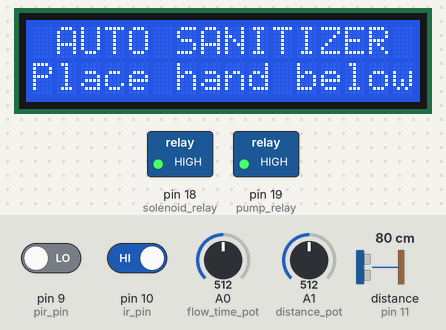
This sketch was run on a simulated Arduino Uno, built with avr-gcc and run on an emulated ATmega328P. Parts: 16×2 character LCD, switched loads named in the sketch (green lamp = pin HIGH). The inputs (shaded band) are chosen by the test bench; at power-on: A0 (flow_time_pot) = 512, A1 (distance_pot) = 512, pin 9 (pir_pin) LOW, pin 10 (ir_pin) HIGH, distance to the obstacle (sensor on pin 11) 80 cm. The echo pulse lasts 58.3 µs per cm; what the sketch prints to the serial monitor is not drawn.

Above: at 8.1 s.
8.2 s: A0 (flow_time_pot) set to 716
At 8.9 s:
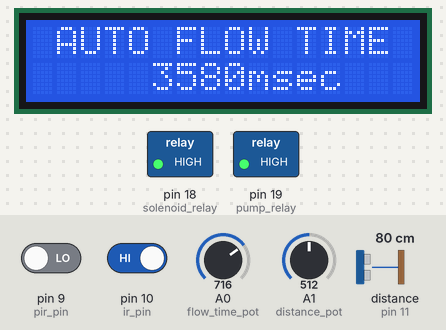
10.7 s: A1 (distance_pot) set to 716
At 11.3 s:
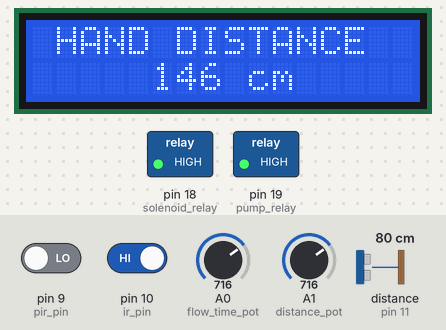
13.3 s: A0 (flow_time_pot) set to 900
At 14.2 s:
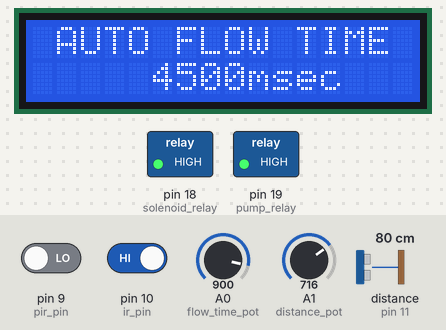
15.9 s: A1 (distance_pot) set to 900
At 16.8 s:
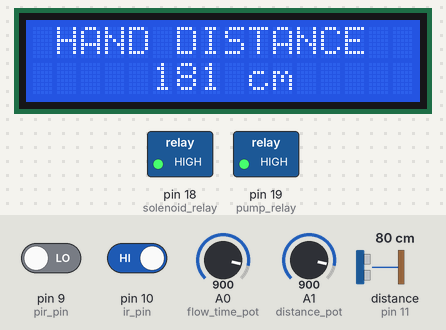
18.5 s: A0 (flow_time_pot) set to 1023
At 19.4 s:
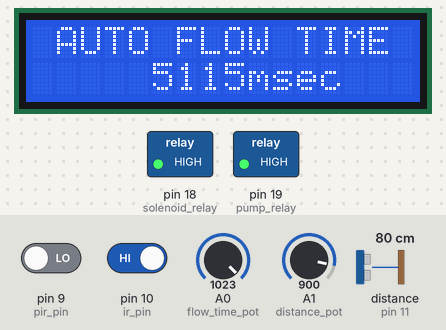
21.1 s: A1 (distance_pot) set to 1023
At 21.9 s:
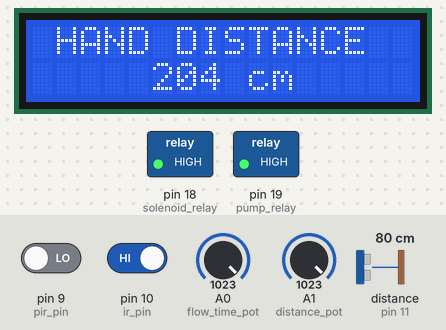
Timing chart, 0 to 24.1 s (numbered marks = the images above; inputs shaded):
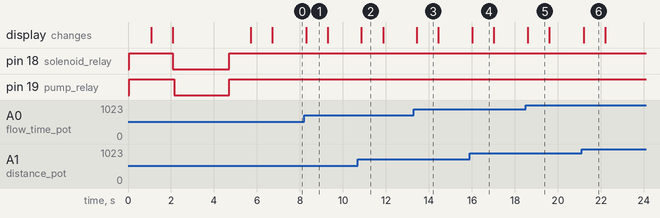

The sketch:

ultrasonic_ir_pir_hand_sanitizer.ino
```cpp
/*
 *
 */
#include "Arduino.h"
#include <LiquidCrystal.h>
#include <Ultrasonic.h>

const int rs = 2, en = 3, d4 = 4, d5 = 5, d6 = 6, d7 = 7;
const int pir_pin = 9, ir_pin = 10, echo_pin = 11, trigger_pin = 12;
const int flow_time_pot = A0, distance_pot = A1;
const int solenoid_relay = 18, pump_relay = 19;

LiquidCrystal lcd(rs, en, d4, d5, d6, d7);
Ultrasonic ultrasonic(trigger_pin, echo_pin);

unsigned int distance_data, pir_data, ir_data;
unsigned int flow_time_pot_data, distance_pot_data;
unsigned int set_flow_time, set_flow_delay, set_distance;
unsigned int prev_set_flow_time, prev_set_distance;

bool sanitized = false;

void setup() {
	Serial.begin(9600);
	lcd.begin(16, 2);

	pinMode(pir_pin, INPUT);
	pinMode(ir_pin, INPUT);

	pinMode(solenoid_relay, OUTPUT);
	pinMode(pump_relay, OUTPUT);

	digitalWrite(solenoid_relay, HIGH);
	digitalWrite(pump_relay, HIGH);
}

void loop() {

	flow_time_pot_data = analogRead(flow_time_pot);
	distance_pot_data = analogRead(distance_pot);

	set_flow_time = map(flow_time_pot_data, 0, 1024, 0, 1024);
	set_flow_delay = set_flow_time * 5;
	set_distance = map(distance_pot_data, 0, 1000, 10, 200);

	distance_data = ultrasonic.distanceRead();
	pir_data = digitalRead(pir_pin);
	ir_data = digitalRead(ir_pin);

	Serial.print("Flow Time: ");
	Serial.print(flow_time_pot_data);
	Serial.print(", ");
	Serial.print(set_flow_time);
	Serial.print(", ");
	Serial.println(set_flow_delay);

	Serial.print("Distance : ");
	Serial.print(distance_pot_data);
	Serial.print(", ");
	Serial.print(set_distance);
	Serial.print(", ");
	Serial.println(distance_data);

	Serial.print("PIR : ");
	Serial.println(pir_data);

	Serial.print("IR : ");
	Serial.println(ir_data);

	if (set_flow_delay != prev_set_flow_time) {
		prev_set_flow_time = set_flow_delay;
		lcd.clear();
		lcd.setCursor(0, 0);
		lcd.print(" AUTO FLOW TIME ");
		lcd.setCursor(0, 1);
		lcd.print("     " + String(set_flow_delay) + "msec    ");
		delay(1000);
	}

	if (set_distance != prev_set_distance) {
		prev_set_distance = set_distance;
		lcd.clear();
		lcd.setCursor(0, 0);
		lcd.print(" HAND DISTANCE  ");
		lcd.setCursor(0, 1);
		lcd.print("     " + String(set_distance) + " cm     ");
		delay(1000);
	}

	if (distance_data != 0 && distance_data < set_distance) {
		sanitize("Ultrasonic");
		Serial.println("~~~~~~~~~~~~~~~Ultrasonic detected");
	} else if (pir_data == HIGH) {
		sanitize("PIR Sensor");
		Serial.println("***************PIR detected");
	} else if (ir_data == LOW) {
		Serial.println("~~~~~~~~~~~~~~~IR detected");
		sanitize("IR Sensor");
	}else{
		sanitized = false;
	}

	lcd.setCursor(0, 0);
	lcd.print(" AUTO SANITIZER ");
	lcd.setCursor(0, 1);
	lcd.print("Place hand below");
}

void sanitize(String sen) {
	if (sanitized == false) {
		lcd.clear();
		lcd.setCursor(0, 0);
		lcd.print("SANITIZING HANDS");

		digitalWrite(solenoid_relay, LOW);
		delay(50);
		digitalWrite(pump_relay, LOW);
		delay(set_flow_delay);
		digitalWrite(solenoid_relay, HIGH);
		digitalWrite(pump_relay, HIGH);
		delay(1000);

		lcd.clear();
		lcd.setCursor(0, 0);
		lcd.print("THANKS FOR USING");
		lcd.setCursor(0, 1);
		lcd.print("SEN: " + sen);
		sanitized = true;
		delay(1000);
	}
}
```

Measured:
- after the input at 8.2 s, the display: changes after 0.08 s (image 1)
- after the input at 10.7 s, the display: changes after 0.16 s (image 2)
- after the input at 13.3 s, the display: changes after 0.14 s (image 3)
- after the input at 15.9 s, the display: changes after 0.12 s (image 4)
- after the input at 18.5 s, the display: changes after 0.10 s (image 5)
- after the input at 21.1 s, the display: changes after 0.11 s (image 6)
- what the display in image 1 shows lasts 1.0 s, from 8.3 s to 9.3 s
